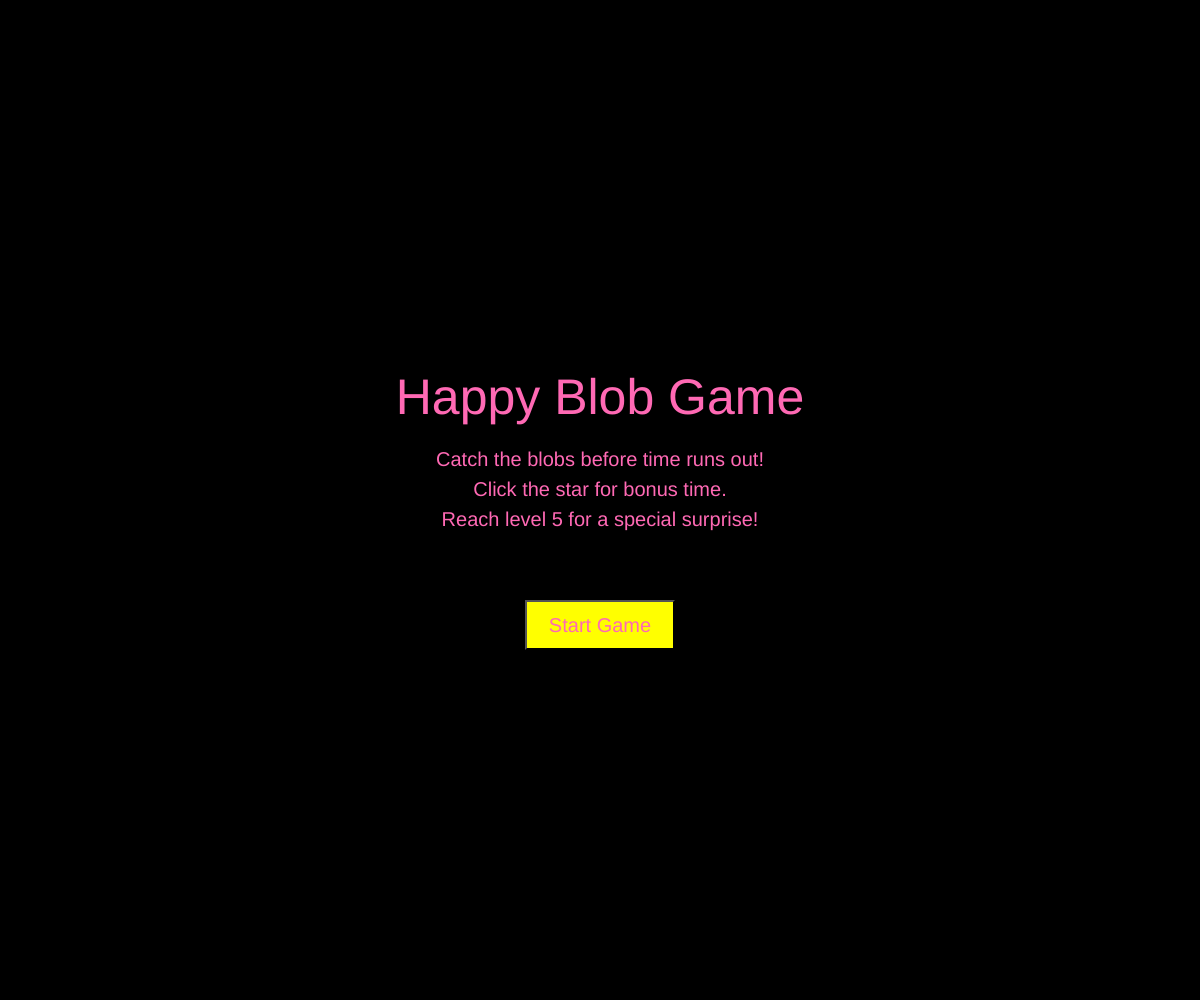
Frame 1 (no input)
Frame 2 (the mouse pressed at the canvas centre, redrawn once): identical to frame 1, image omitted

The p5.js sketch that drew this single still picture (run headless with seeded random() and noise() and a simulated clock; the mouse was pressed at the canvas centre and the sketch redrawn once):

// p5.js sketch
// ── sketch.js
let t = 0;
let f = 0.4;
let r = 15;
let points = 0;
let timer = 7;
let ball;
let player;
let gameOver = false;
let restartButton;
let highScore = 0;
let level = 1;
let targetPoints = 10;
let gameSpeed = 0.7;
let levelComplete = false;
let nextLevelButton;
let speedIncrease = 0.05;

let colorPairs = [
  ["#FF69B4", "#FFFF00"],
  ["#00CED1", "#FFA500"],
  ["#9370DB", "#32CD32"],
  ["#FFD700", "#800080"],
  ["#00FF7F", "#DC143C"]
];
let currentColorPair;

let star;
let starSize = 30;
let starSpawnInterval = 12 * 60;
let gameStarted = false;

function setup() {
  createCanvas(windowWidth, windowHeight); // Use windowWidth and windowHeight
  frameRate(60);
  colorMode(RGB, 255);
  background(0);

  ball = createVector(random(r, width - r), random(r, height - r));

  restartButton = createButton("Start Game");
  restartButton.position(width / 2 - 75, height / 2 + 100);
  restartButton.size(150, 50);
  restartButton.style("background-color", colorPairs[0][1]);
  restartButton.style("color", colorPairs[0][0]);
  restartButton.style("font-size", "20px");
  restartButton.mousePressed(startGame);
  restartButton.show();

  nextLevelButton = createButton("Next Level");
  nextLevelButton.position(width / 2 - 75, height / 2 + 75);
  nextLevelButton.size(150, 50);
  nextLevelButton.style("background-color", colorPairs[0][1]);
  nextLevelButton.style("color", colorPairs[0][0]);
  nextLevelButton.style("font-size", "20px");
  nextLevelButton.mousePressed(goToNextLevel);
  nextLevelButton.hide();

  currentColorPair = colorPairs[0];
  noLoop();
}

function draw() {
  background(0);

  if (!gameStarted) {
    // Start Screen
    fill(currentColorPair[0]);
    textAlign(CENTER, CENTER);
    textSize(50);
    text("Happy Blob Game", width / 2, height / 2 - 100);

    textSize(20);
    text("Catch the blobs before time runs out!", width / 2, height / 2 - 40);
    text("Click the star for bonus time.", width / 2, height / 2 - 10);
    text("Reach level 5 for a special surprise!", width / 2, height / 2 + 20);

    return;
  }

  t += 0.01 * gameSpeed;
  for (let i = 222; i--; ) {
    let a = 35 + 80 * sin(5 * sin(t) * sin(i * f));
    fill(currentColorPair[0]);
    stroke(currentColorPair[1]);
    arc(350 + 160 * sin(t + i * f), 360 + 160 * cos(t + i * f), a, a, 0, 6.28);
  }

  if (!gameOver && !levelComplete) {
    player = createVector(mouseX, mouseY);
    fill(currentColorPair[0]);
    ellipse(ball.x, ball.y, r * 2);

    if (timer > 0 && points > 0) {
      timer -= (1 / 60) * gameSpeed;
    }

    let len = map(timer, 0, 10, 0, 200);
    rect(15, 70, 20, len);

    if (points >= targetPoints) {
      levelComplete = true;
      nextLevelButton.show();
    }

    if (timer < 0) {
      gameOver = true;
      restartButton.show();
      if (highScore < level) {
        highScore = level;
      }
    }

    if (frameCount % starSpawnInterval === 0 && !star) {
      star = createVector(random(starSize / 2, width - starSize / 2), -starSize);
    }

    if (star) {
      fill("#FFFF00");
      drawStar(star.x, star.y, starSize / 2, starSize);
      star.y += 2;

      if (star.y > height + starSize) {
        star = null;
      }
    }
  }

  if (gameOver) {
    textAlign(CENTER);
    textSize(50);
    fill(currentColorPair[0]);
    text("GAME OVER", width / 2, height / 2 - 25);
  }

  if (levelComplete) {
    fill(currentColorPair[1]);
    rect(width / 2 - 150, height / 2 - 100, 300, 150);
    fill(currentColorPair[0]);
    textAlign(CENTER, CENTER);
    textSize(25);
    text("Level " + (level - 1) + " Completed!", width / 2, height / 2 - 25);
  }

  textSize(20);
  fill(currentColorPair[0]);
  textAlign(LEFT);
  text("Points: " + points, 20, 30);
  text("Level: " + level, 20, 50);
  textAlign(RIGHT);
  text("High Score: " + highScore, width - 20, 30);
}

function mousePressed() {
  if (gameStarted && !gameOver && !levelComplete) {
    let d = p5.Vector.dist(player, ball);
    if (d < r) {
      ball = createVector(random(r, width - r), random(r, height - r));
      points++;
      if (points > 1) {
        timer += 0.5;
      }
    }

    if (star && dist(mouseX, mouseY, star.x, star.y) < starSize / 2) {
      timer = 7;
      star = null;
    }
  }
}

function startGame() {
  gameStarted = true;
  restartButton.hide();
  loop();
}

function restartGame() {
  points = 0;
  timer = 7;
  ball = createVector(random(r, width - r), random(r, height - r));
  gameOver = false;
  level = 1;
  targetPoints = 10;
  levelComplete = false;
  gameSpeed = 0.7;
  currentColorPair = colorPairs[0];
  restartButton.style("background-color", currentColorPair[1]);
  restartButton.style("color", currentColorPair[0]);
  nextLevelButton.style("background-color", currentColorPair[1]);
  nextLevelButton.style("color", currentColorPair[0]);
  star = null;
  starSpawnInterval = 12 * 60;
  loop();
  restartButton.hide();
  nextLevelButton.hide();
}

function goToNextLevel() {
  level++;
  points = 0;
  timer = 7;
  targetPoints += 5;
  levelComplete = false;
  nextLevelButton.hide();
  gameSpeed += speedIncrease;
  currentColorPair = colorPairs[(level - 1) % colorPairs.length];
  restartButton.style("background-color", currentColorPair[1]);
  restartButton.style("color", currentColorPair[0]);
  nextLevelButton.style("background-color", currentColorPair[1]);
  nextLevelButton.style("color", currentColorPair[0]);
  star = null;
  starSpawnInterval = 12 * 60;
}

function drawStar(x, y, radius1, radius2) {
  let angle = TWO_PI / 5;
  let halfAngle = angle / 2.0;
  beginShape();
  for (let a = -PI / 2; a < TWO_PI - PI / 2; a += angle) {
    let sx = x + cos(a) * radius2;
    let sy = y + sin(a) * radius2;
    vertex(sx, sy);
    sx = x + cos(a + halfAngle) * radius1;
    sy = y + sin(a + halfAngle) * radius1;
    vertex(sx, sy);
  }
  endShape(CLOSE);
}

function windowResized() {
  resizeCanvas(windowWidth, windowHeight);
  restartButton.position(width / 2 - 75, height / 2 + 100);
  nextLevelButton.position(width / 2 - 75, height / 2 + 75);
}
